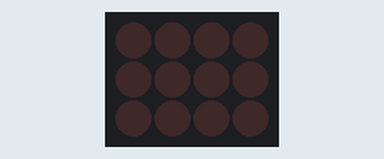
This sketch was run on a simulated Arduino Uno, built with avr-gcc and run on an emulated ATmega328P. Parts: 4×3 LED matrix. Wiring (inferred from the names in the program): LED matrix (orientation assumed): rows pin 7, pin 4, pin 2; columns pin 3, pin 5, pin 9, pin 10.

Above: at 0.1 s.
At 1.6 s:
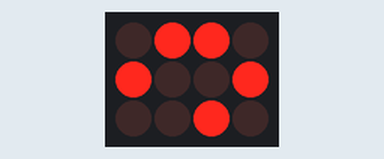
At 3.0 s:
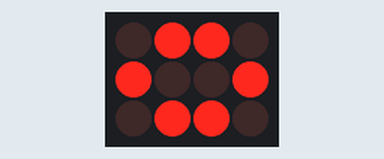
At 8.1 s:
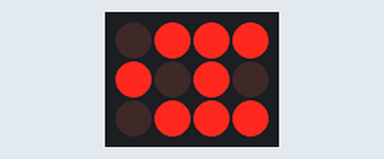
At 12.5 s:
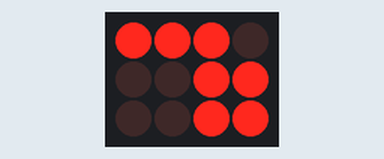
At 17.6 s:
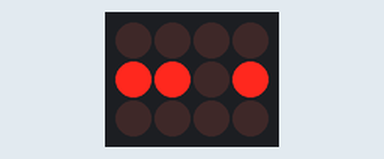

The sketch:

GoSeahawks.ino
```cpp
const int anodes[] = { 3, 5, 9, 10 };
const int cathodes[] = { 7, 4, 2 };

const int scrollTextLength = 58;
int data[][scrollTextLength] = {
	{0,0,0,0,0,0, 0,1,0, 0, 0,1,0, 0,0,0,0, 0,1,1, 0, 1,1,1, 0, 0,1,0, 0, 1,0,1, 0, 0,1,0, 0, 1,0,0,1, 0, 1,0,1, 0, 0,1,1, 0,0, 1, 0,0,0,0,0,0},
	{0,0,0,0,0,0, 1,0,0, 0, 1,0,1, 0,0,0,0, 0,1,0, 0, 1,0,0, 0, 1,0,1, 0, 1,0,1, 0, 1,0,1, 0, 1,0,0,1, 0, 1,1,0, 0, 0,1,0, 0,0, 1, 0,0,0,0,0,0},
	{0,0,0,0,0,0, 1,0,1, 0, 1,0,1, 0,0,0,0, 0,0,1, 0, 1,1,0, 0, 1,1,1, 0, 1,1,1, 0, 1,1,1, 0, 1,1,1,1, 0, 1,1,0, 0, 0,0,1, 0,0, 0, 0,0,0,0,0,0},
	{0,0,0,0,0,0, 0,1,0, 0, 0,1,0, 0,0,0,0, 1,1,0, 0, 1,1,1, 0, 1,0,1, 0, 1,0,1, 0, 1,0,1, 0, 0,1,1,0, 0, 1,0,1, 0, 1,1,0, 0,0, 1, 0,0,0,0,0,0}
};

int pauseAt[] = {6, 10, 17, 21, 25, 29, 33, 37, 38, 42, 46, 50};

const int lightDelay = 3;

int currentColumn = 0;
int columnAdvanceInterval = 240;

const int pauseCycles = 2;
int nextPause = 0;
int pauseCounter = 0;

unsigned long lastColumnAdvance = 0;

void setup() {
	for (int i = 0; i < sizeof(anodes) / sizeof(int); ++i) {
		pinMode(anodes[i], OUTPUT);
		digitalWrite(anodes[i], LOW);
	}

	for (int i = 0; i < sizeof(cathodes) / sizeof(int); ++i) {
		pinMode(cathodes[i], OUTPUT);
		digitalWrite(cathodes[i], HIGH);
	}
}

void loop() {

	for (int a = 0; a < sizeof(anodes) / sizeof(int); ++a) {
		// turn off last row
		digitalWrite(anodes[(a != 0 ? a : sizeof(anodes) / sizeof(int)) - 1 ], LOW);

		for (int c = 0; c < sizeof(cathodes) / sizeof(int); ++c) {
			digitalWrite(cathodes[c], getPixel(a, c));
		}

		// turn on current row
		digitalWrite(anodes[a], HIGH);
		delay(lightDelay);
	}

	unsigned long now = millis();
	if (now - lastColumnAdvance > columnAdvanceInterval) {

		if (currentColumn == pauseAt[nextPause]) {
			pauseCounter++;
			if (pauseCounter == pauseCycles){
				pauseCounter = 0;
				nextPause = (nextPause + 1) % (sizeof(pauseAt) / sizeof(int));
			}
		}
		else {
			currentColumn = currentColumn + 3 == scrollTextLength ? 0 : currentColumn + 1;
		}

		lastColumnAdvance = now;
	}
}

int getPixel(int a, int c) {
	return data[a][currentColumn + c] ? LOW : HIGH;
}
```

Measured:
- by itself, everything shown: repeats every 19.4 s, in 48 steps
- what the display in image 1 shows lasts 0.8 s, from 1.5 s to 2.3 s
